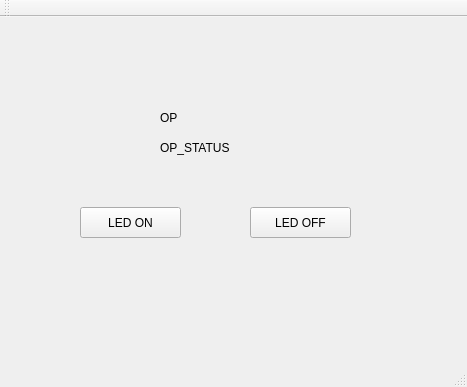
<?xml version="1.0" encoding="UTF-8"?>
<ui version="4.0">
 <class>MainWindow</class>
 <widget class="QMainWindow" name="MainWindow">
  <property name="geometry">
   <rect>
    <x>0</x>
    <y>0</y>
    <width>467</width>
    <height>387</height>
   </rect>
  </property>
  <property name="windowTitle">
   <string>MainWindow</string>
  </property>
  <widget class="QWidget" name="centralWidget">
   <widget class="QPushButton" name="btnLEDON">
    <property name="geometry">
     <rect>
      <x>80</x>
      <y>190</y>
      <width>101</width>
      <height>31</height>
     </rect>
    </property>
    <property name="text">
     <string>LED ON</string>
    </property>
   </widget>
   <widget class="QPushButton" name="btnLEDOFF">
    <property name="geometry">
     <rect>
      <x>250</x>
      <y>190</y>
      <width>101</width>
      <height>31</height>
     </rect>
    </property>
    <property name="text">
     <string>LED OFF</string>
    </property>
   </widget>
   <widget class="QLabel" name="labelStatus">
    <property name="geometry">
     <rect>
      <x>160</x>
      <y>120</y>
      <width>151</width>
      <height>21</height>
     </rect>
    </property>
    <property name="text">
     <string>OP_STATUS</string>
    </property>
   </widget>
   <widget class="QLabel" name="labelOp">
    <property name="geometry">
     <rect>
      <x>160</x>
      <y>90</y>
      <width>151</width>
      <height>21</height>
     </rect>
    </property>
    <property name="text">
     <string>OP</string>
    </property>
   </widget>
  </widget>
  <widget class="QMenuBar" name="menuBar">
   <property name="geometry">
    <rect>
     <x>0</x>
     <y>0</y>
     <width>467</width>
     <height>27</height>
    </rect>
   </property>
  </widget>
  <widget class="QToolBar" name="mainToolBar">
   <attribute name="toolBarArea">
    <enum>TopToolBarArea</enum>
   </attribute>
   <attribute name="toolBarBreak">
    <bool>false</bool>
   </attribute>
  </widget>
  <widget class="QStatusBar" name="statusBar"/>
 </widget>
 <layoutdefault spacing="6" margin="11"/>
 <resources/>
 <connections/>
</ui>
